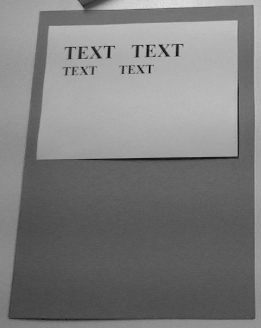
#> input picture examples/image.png, 261 x 328 px, found by its file name
$ python image03_preparation.py   (older library calls are emulated)
#> lines starting #> are read from the running program, lines starting #| are printed output that depends on the picture; after the words box and inside, x2 and y2 are one past the last pixel; in counts of white or black regions, pixels touching at a corner belong together; pictures that were not available may be replaced by others from this repository, and a replacement may not be noted
### skgtimage/core/topology.py
#Author: Jean-Baptiste Fasquel <Jean-Baptiste.Fasquel@univ-angers.fr>, LARIS Laboratory, Angers University, France
#Copyright (C) 2015 Jean-Baptiste Fasquel
#Licence: BSD 3 clause


import numpy as np
from skgtimage.core.graph import IrDiGraph,transitive_reduction_adjacency_matrix
from skgtimage.core.search_base import search_head_nodes


def fill_region(r):
    import scipy as sp; from scipy import ndimage
    se=sp.ndimage.morphology.generate_binary_structure(len(r.shape),1) #connectivity (4 in 2D or 6 in 3D: diagonal elements are not neighbors)
    filled=sp.ndimage.morphology.binary_fill_holes(r,se).astype(np.uint8)
    return filled

# [158 lines left out: functions is_included_in, inclusions_from_regions, topological_graph_from_regions, topological_merging_candidates, merge_nodes_topology, not called in this run]

### experiments/image03_preparation.py
import os,re
import numpy as np
import scipy as sp;from scipy import misc;from scipy import ndimage
import skimage as sk;from skimage import exposure
import matplotlib.pyplot as plt
import skgtimage as skgti

########################################
# SCRIPT CONFIGURATION
########################################
#root_dir="../../Database/image03/pose_1/"
#root_dir="../../Database/image03/pose_2/"
#root_dir="../../Database/image03/pose_3/"
root_dir="../../Database/image03/pose_4/"
#root_dir="../../Database/image03/pose_5/"
#root_dir="../../Database/image03/pose_6/"
#root_dir="../../Database/image03/pose_7/" #For 7, comment "clear_truth_dir"


t_desc="1C,1D<1B<1A;1F<1C;1G,1E<1D;1H<1E;2C<2B<2A;2D,2H,2F,2I<2C;2E<2D;2G<2F"
p_desc="1G=1B=1E=1F=2B=2F=2H=2D<1H=1D=2E=2I<1A=1C=2G=2A=2C"


########################################
# HELPER FUNCTIONS
########################################
# [42 lines left out: functions clear_truth_dir, show, holes, not called in this run]

def inter(A,B):
    return 255*np.logical_and(A, B).astype(np.uint8)

def fill(A):
    return 255 * skgti.core.fill_region(A).astype(np.uint8)

# [5 lines left out: function save_graph_from_truth, not called in this run]

def correctBvsA(region_2A,region_2B):
    region_2B -= inter(region_2A, region_2B)  # removal pixel of B covering A
    region_2B += holes(region_2B + region_2A) - holes(region_2B)  # outer boundary of B connected to inner boundary of A
    return region_2B

def get_largest_cc(region):
    labelled_image, nb_labels = sp.ndimage.measurements.label(region)
    # Calcul histo des etiquettes
    histo, bins = sk.exposure.histogram(labelled_image)
    # Calcul de l'indice du maximum, en ignorant le fond (indice 0)
    # In short: "indice_of_max=bins[np.argmax(histo[1:])+1]"
    indice_of_max, value_of_max = 0, 0
    for i in range(1, len(bins)):
        if histo[i] > value_of_max:
            value_of_max = histo[i]
            indice_of_max = bins[i]
    # Extraction de la plus grand composante connexe
    largest_cc = np.where(labelled_image == indice_of_max, 255, 0)
    return largest_cc

# [42 lines left out: functions correct2H2I, model_merging, not called in this run]


manual_dir=root_dir+"full_resolution/manual/"
truth_dir=root_dir+"full_resolution/truth/"
if not os.path.exists(truth_dir) : os.mkdir(truth_dir)
image=sp.misc.imread(os.path.join(manual_dir,"image.png"))
#> image is the input picture: shape (328, 261); min 6, max 225, mean 124.5
sp.misc.imsave(os.path.join(truth_dir,"image.png"),image)

############################################################################################################
#
#           TOP REGIONS 1A,1B, .... 1H
#
############################################################################################################
region_1A=sp.misc.imread(os.path.join(manual_dir,"region_1A.png"))
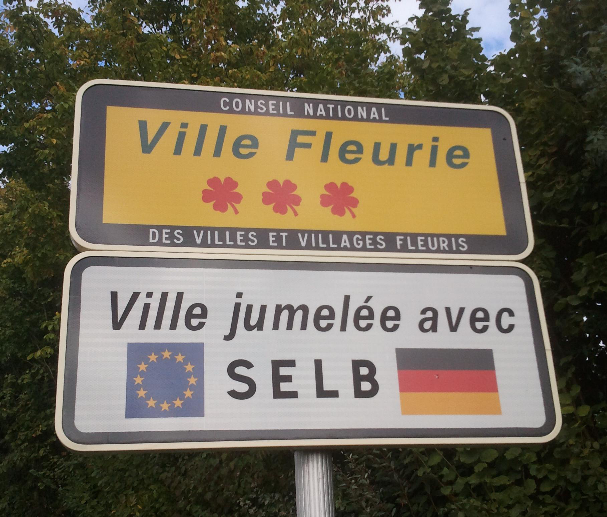
#> input picture examples/image_color.png, 607 x 517 px, given in place of region_1A.png, which was not available
#> region_1A is the input picture: shape (517, 607, 3); mean R, G, B 111.4, 103.6, 86.3
region_1A=get_largest_cc(region_1A)
#> in get_largest_cc, `labelled_image, nb_labels = sp.ndimage.measurements.label(region)`:
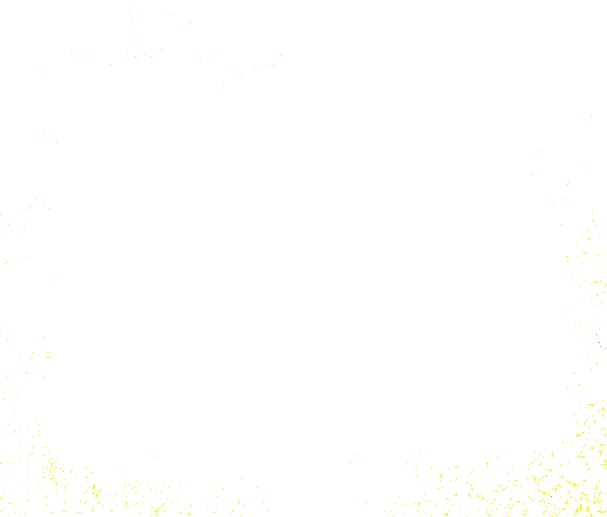
#> labelled_image: shape (517, 607, 3) int32; mean R, G, B 1, 1, 0.997; drawn with 1 as white
#> in get_largest_cc, `labelled_image, nb_labels = sp.ndimage.measurements.label(region)`: nb_labels = 1
#> in get_largest_cc, `histo, bins = sk.exposure.histogram(labelled_image)`: histo = [991, 940466]; bins = [0, 1]
#> the loop in get_largest_cc, `for i in range(1, len(bins)):` made 1 pass
#> (value_of_max, indice_of_max) on pass 1: (940466, 1)
#> after the loop in get_largest_cc, `for i in range(1, len(bins)):`: indice_of_max = 1; value_of_max = 940466
region_1B=sp.misc.imread(os.path.join(manual_dir,"region_1B.png"))
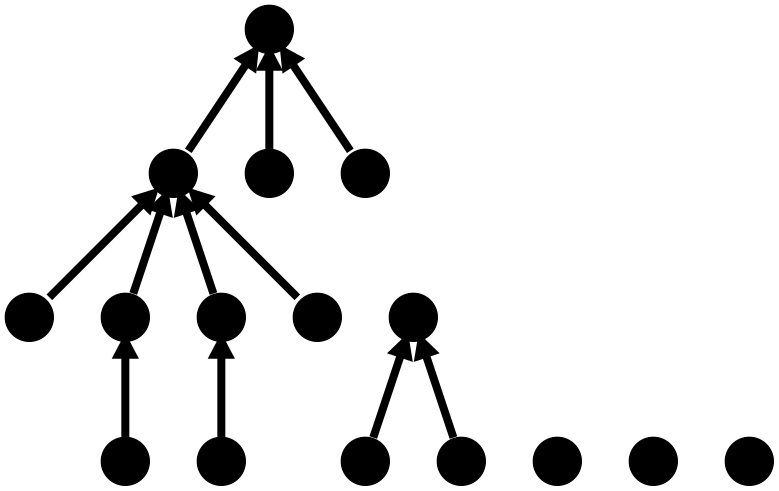
#> input picture examples/save/Details/0_Initial/g_topological_simple_16.png, 779 x 491 px, given in place of region_1B.png, which was not available
#> region_1B is the input picture: shape (491, 779, 4); mean R, G, B, A 226.8, 226.8, 226.8, 254.7
region_1B=get_largest_cc(region_1B)
#> in get_largest_cc (call 2), `labelled_image, nb_labels = sp.ndimage.measurements.label(region)`:
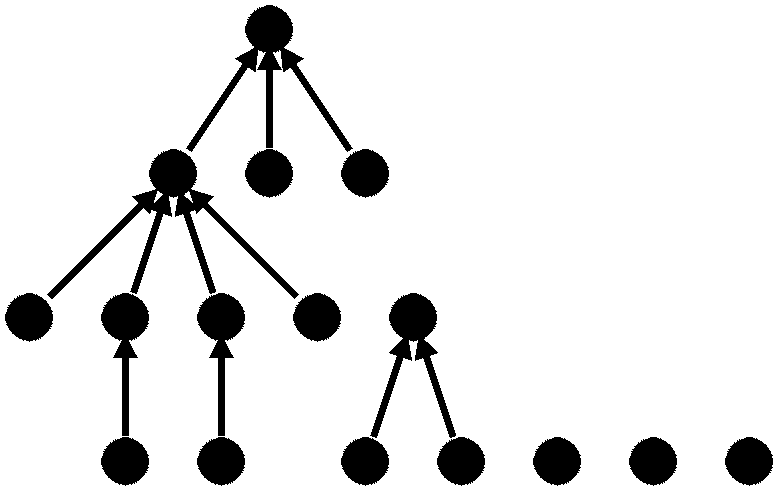
#> labelled_image: shape (491, 779, 4) int32; mean R, G, B, A 0.9, 0.9, 0.9, 1; drawn with 1 as white
#> in get_largest_cc (call 2), `histo, bins = sk.exposure.histogram(labelled_image)`: histo = [114765, 1415191]
#> the loop in get_largest_cc (call 2), `for i in range(1, len(bins)):` made 1 pass
#> (value_of_max, indice_of_max) on pass 1: (1415191, 1)
#> after the loop in get_largest_cc (call 2), `for i in range(1, len(bins)):`: indice_of_max = 1; value_of_max = 1415191
region_1G=sp.misc.imread(os.path.join(manual_dir,"region_1G.png"))
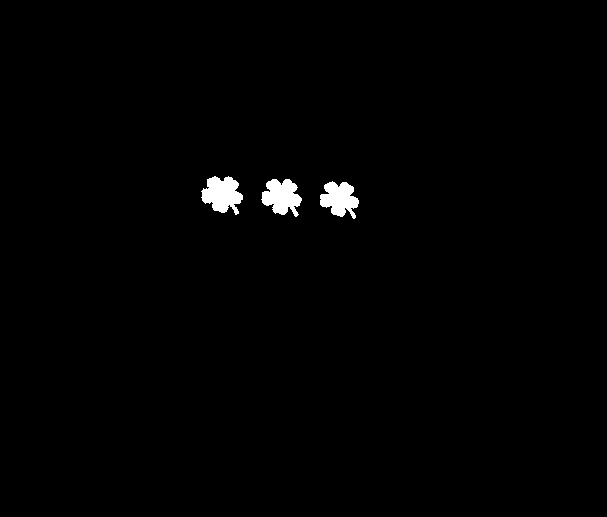
#> input picture skgtimage/utils/tests/data_color/truth/region_1G.png, 607 x 517 px, found by its file name
#> region_1G is the input picture: shape (517, 607); 0.97% white; 3 white regions, box (x1, y1, x2, y2) and area: (201, 176, 243, 215) 1070, (261, 179, 302, 217) 1013, (320, 181, 359, 219) 947
region_1G=fill(region_1G)
#> (the run stopped early here; a loop or call above may not have finished)
